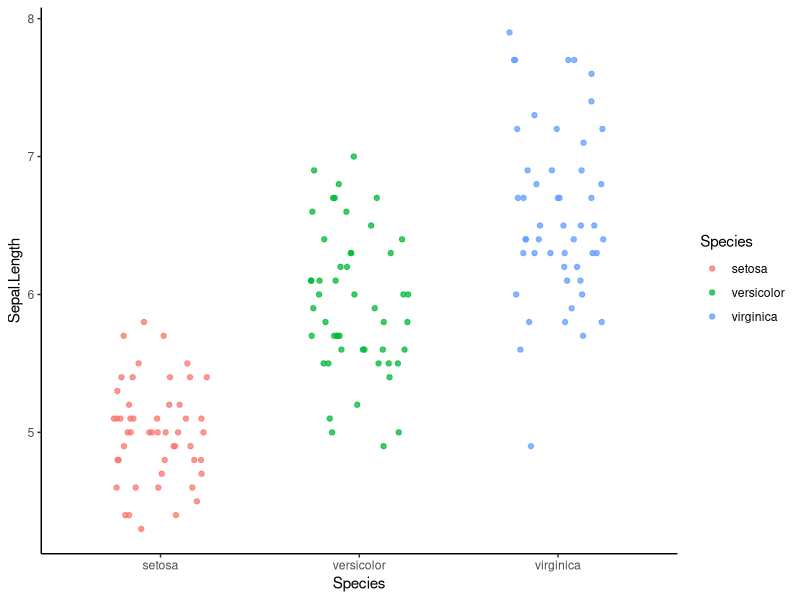

Reproduce this figure in R.
1:10 
sum(1:10)


print("To git or not to git")


library(tidyverse)
ggplot(iris) +
  geom_point(mapping = aes(x = Species, y = Sepal.Length, col = Species), 
             alpha = 0.75, position = position_jitter(height = 0, width = 0.25)) +
  theme_classic()


set.seed(123)
sample(c("apples", "bananas", "dacoconutnutisagiantnut"), 5, TRUE)

